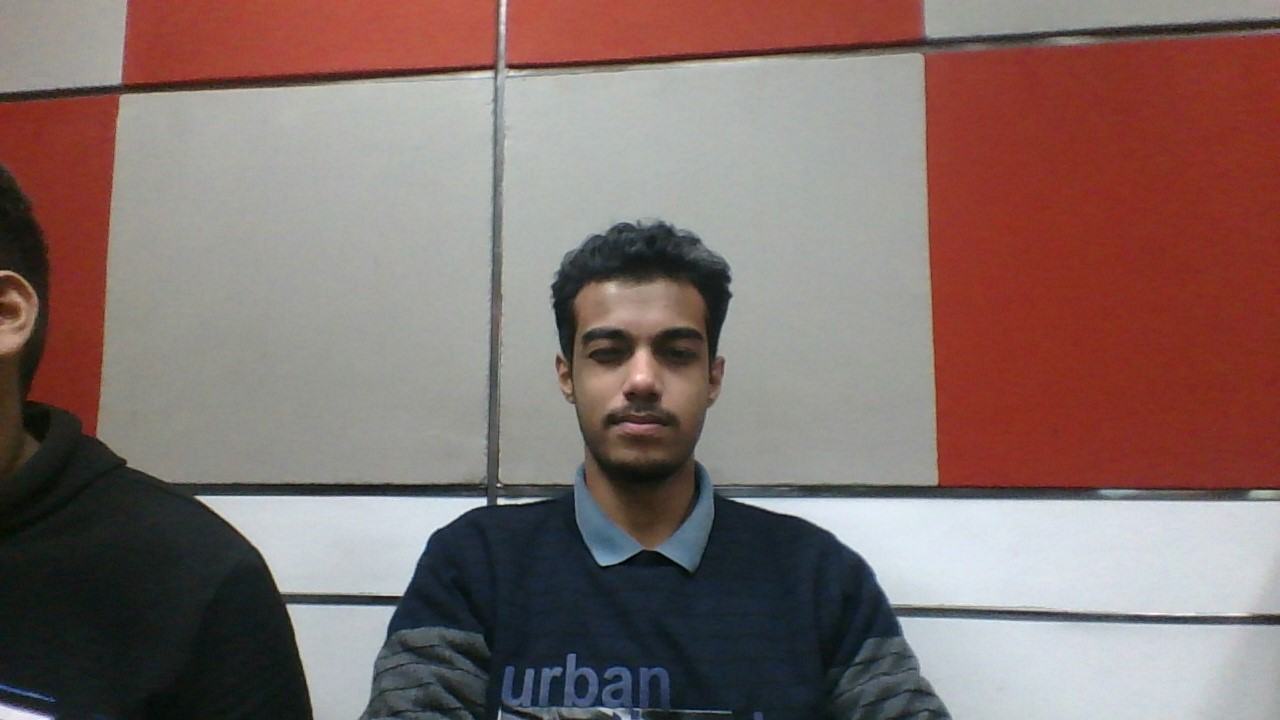
#> input picture data/Aditya/im01.jpg, 1280 x 720 px, given in place of the camera
$ python cam.py
#> lines starting #> are read from the running program, lines starting #| are printed output that depends on the picture; after the words box and inside, x2 and y2 are one past the last pixel; in counts of white or black regions, pixels touching at a corner belong together
### main.py
import numpy as np
import cv2
import matplotlib.pyplot as plt
import os


def dist(x, y, t = 'A') :
    if t == 'A' :
        return np.sqrt(((x-y)**2 ).sum())
    elif t == 'B' :
    	return abs(x-y).sum()

def knn (x_train , y_train , x , k = 5) :
    vals = []
    for ix in range(x_train.shape[0]) :
        v = [dist(x , x_train[ix , : ] , 'B') , y_train[ix] ]
        vals.append(v)
    updated_vals = sorted (vals , key = lambda x : x[0])
    pred_arr = np.asarray(updated_vals[:k])
#     for numpy.__version__ >= 1.9
    pred_arr = np.unique(pred_arr[: , 1], return_counts = True)
    pred = pred_arr[1].argmax()
    return pred_arr[0][pred]

face = np.load('./data/my_face_data.npy')
#> (reads data/my_face_data.npy from the repository)
label = np.load('./data/my_face_labels.npy')
#> (reads data/my_face_labels.npy from the repository)


def recognize_face(im):

    im = cv2.resize(im, (100, 100))

    # im = im.flatten()
    p = knn (face , label , im , k = 5)
    out = p
    return out

### cam.py
import cv2
from main import recognize_face
# import numpy as np

rgb = cv2.VideoCapture(0)
facec = cv2.CascadeClassifier('haarcascade_frontalface_default.xml')
# print facec
font = cv2.FONT_HERSHEY_SIMPLEX


while True:
    _, fr = rgb.read()
#> fr is the input picture: shape (720, 1280, 3); mean B, G, R 106.3, 109.9, 130.3

    gray = cv2.cvtColor(fr, cv2.COLOR_BGR2GRAY)
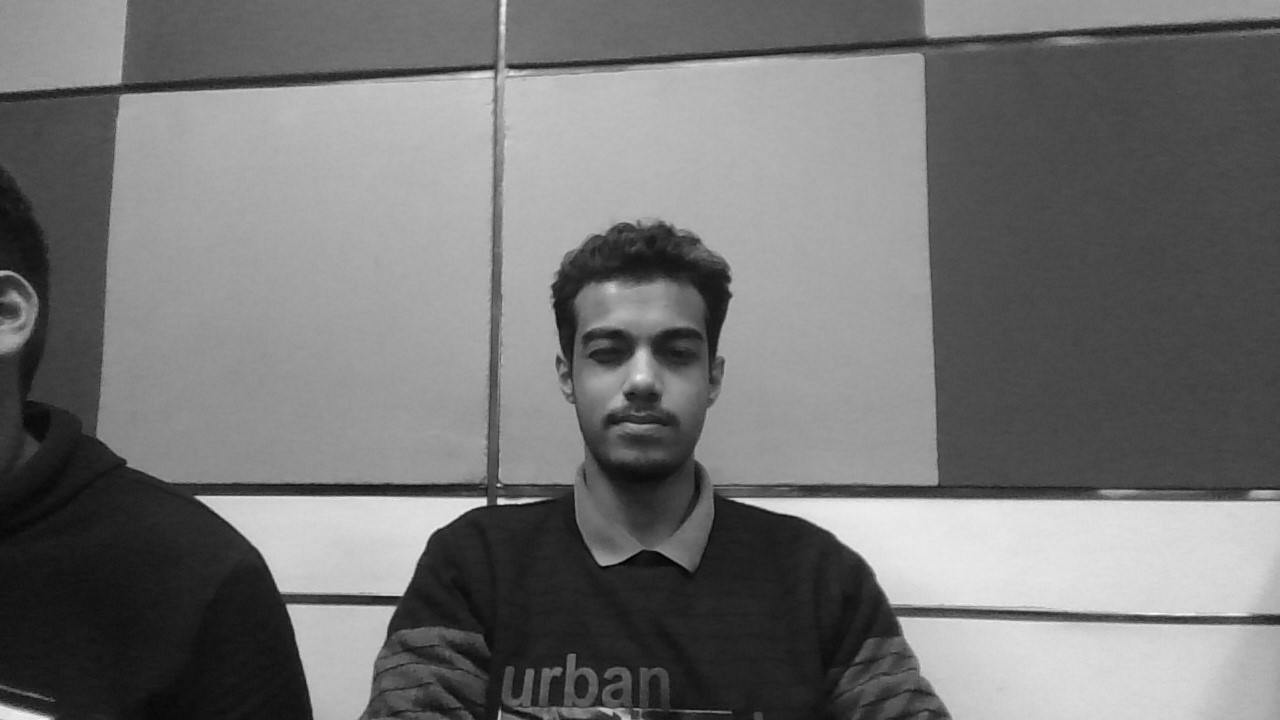
#> gray: shape (720, 1280); min 2, max 253, mean 115.6
    # print gray.shape
    faces = facec.detectMultiScale(gray, 1.3, 5)
#> faces = [[536, 268, 212, 212]]

    for (x,y,w,h) in faces:

        if not any([w,x, y, h]) :
            continue

        fc = gray[x:x+w, y:y+h]
        out = recognize_face(fc)

        cv2.putText(gray, out, (x, y), font, 1, (255, 255, 0), 2)
        cv2.rectangle(gray,(x,y),(x+w,y+h),(255,0,0),2)
#> this loop made 1 pass
#> (x, y, w, h) on pass 1: (536, 268, 212, 212)
#> pass 1, `fc = gray[x:x+w, y:y+h]`:
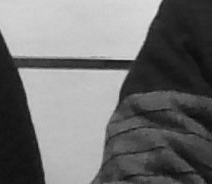
#> fc: shape (184, 212); min 8, max 225, mean 113.2
#> pass 1, in recognize_face, `im = cv2.resize(im, (100, 100))`:
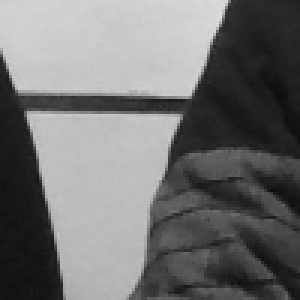
#> im: shape (100, 100) (shown 3 times larger); min 12, max 220, mean 113.1
#> after the loop:
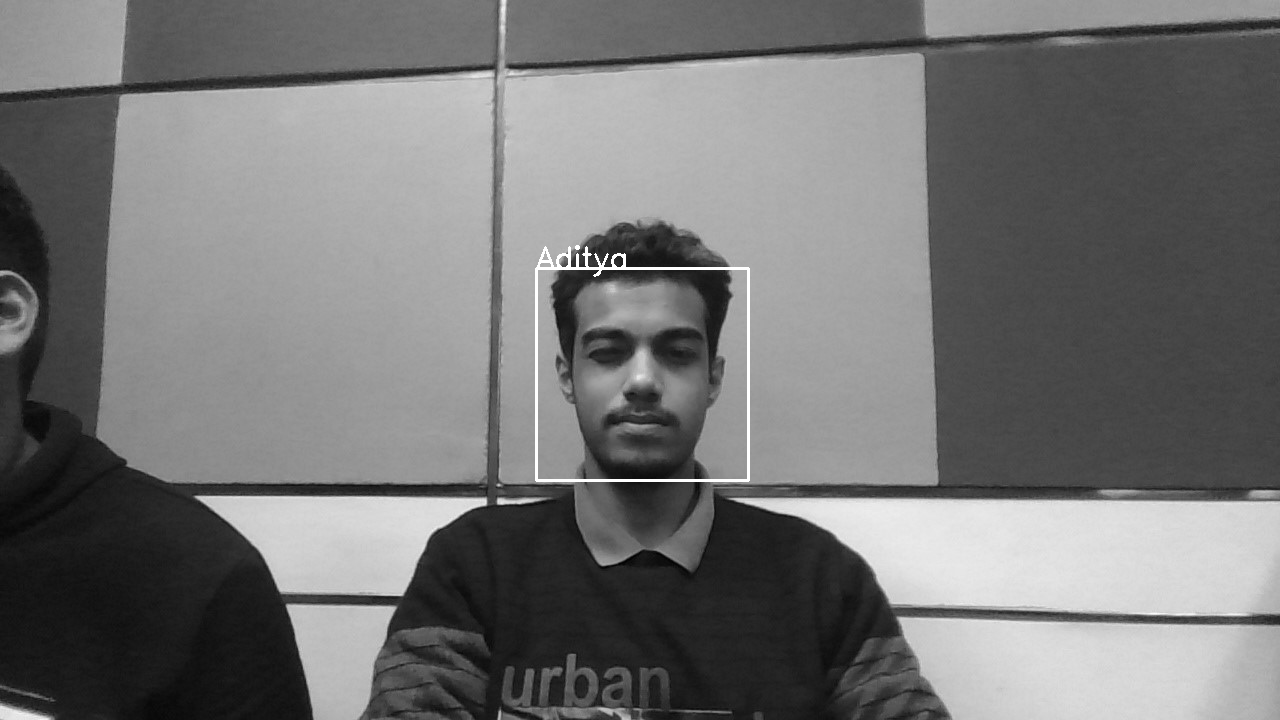
#> gray: shape (720, 1280); 0.34% of pixels changed, all inside (x1, y1, x2, y2) = (535, 245, 750, 482)


    cv2.imshow('rgb', gray)

    if cv2.waitKey(100) == 27:
#> (key Esc is pressed here)
        break

cv2.destroyAllWindows()
